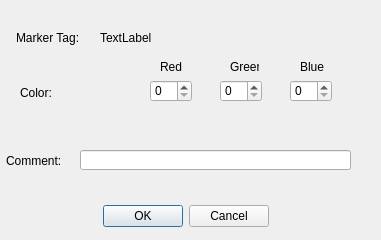
<?xml version="1.0" encoding="UTF-8"?>
<ui version="4.0">
 <class>MarkerPopup</class>
 <widget class="QDialog" name="MarkerPopup">
  <property name="geometry">
   <rect>
    <x>0</x>
    <y>0</y>
    <width>381</width>
    <height>240</height>
   </rect>
  </property>
  <property name="windowTitle">
   <string>Dialog</string>
  </property>
  <widget class="QDialogButtonBox" name="buttonBox">
   <property name="geometry">
    <rect>
     <x>10</x>
     <y>200</y>
     <width>351</width>
     <height>32</height>
    </rect>
   </property>
   <property name="layoutDirection">
    <enum>Qt::LeftToRight</enum>
   </property>
   <property name="orientation">
    <enum>Qt::Horizontal</enum>
   </property>
   <property name="standardButtons">
    <set>QDialogButtonBox::Cancel|QDialogButtonBox::Ok</set>
   </property>
   <property name="centerButtons">
    <bool>true</bool>
   </property>
  </widget>
  <widget class="QLineEdit" name="lineEdit">
   <property name="geometry">
    <rect>
     <x>80</x>
     <y>150</y>
     <width>271</width>
     <height>20</height>
    </rect>
   </property>
   <property name="readOnly">
    <bool>false</bool>
   </property>
   <property name="clearButtonEnabled">
    <bool>false</bool>
   </property>
  </widget>
  <widget class="QLabel" name="com_tag">
   <property name="geometry">
    <rect>
     <x>6</x>
     <y>150</y>
     <width>61</width>
     <height>21</height>
    </rect>
   </property>
   <property name="text">
    <string>Comment:</string>
   </property>
  </widget>
  <widget class="QLabel" name="mark_tag">
   <property name="geometry">
    <rect>
     <x>16</x>
     <y>30</y>
     <width>71</width>
     <height>16</height>
    </rect>
   </property>
   <property name="text">
    <string>Marker Tag:</string>
   </property>
  </widget>
  <widget class="QLabel" name="marker_name">
   <property name="geometry">
    <rect>
     <x>100</x>
     <y>30</y>
     <width>141</width>
     <height>16</height>
    </rect>
   </property>
   <property name="text">
    <string>TextLabel</string>
   </property>
  </widget>
  <widget class="QLabel" name="col_tag">
   <property name="geometry">
    <rect>
     <x>20</x>
     <y>82</y>
     <width>47</width>
     <height>21</height>
    </rect>
   </property>
   <property name="text">
    <string>Color:</string>
   </property>
  </widget>
  <widget class="QSpinBox" name="spinBox">
   <property name="geometry">
    <rect>
     <x>150</x>
     <y>80</y>
     <width>42</width>
     <height>22</height>
    </rect>
   </property>
   <property name="accelerated">
    <bool>true</bool>
   </property>
   <property name="maximum">
    <number>255</number>
   </property>
  </widget>
  <widget class="QSpinBox" name="spinBox_2">
   <property name="geometry">
    <rect>
     <x>220</x>
     <y>80</y>
     <width>42</width>
     <height>22</height>
    </rect>
   </property>
   <property name="accelerated">
    <bool>true</bool>
   </property>
   <property name="maximum">
    <number>255</number>
   </property>
  </widget>
  <widget class="QSpinBox" name="spinBox_3">
   <property name="geometry">
    <rect>
     <x>290</x>
     <y>80</y>
     <width>42</width>
     <height>22</height>
    </rect>
   </property>
   <property name="accelerated">
    <bool>true</bool>
   </property>
   <property name="maximum">
    <number>255</number>
   </property>
  </widget>
  <widget class="QWidget" name="color_disp" native="true">
   <property name="geometry">
    <rect>
     <x>60</x>
     <y>80</y>
     <width>51</width>
     <height>21</height>
    </rect>
   </property>
   <property name="autoFillBackground">
    <bool>true</bool>
   </property>
  </widget>
  <widget class="QLabel" name="label">
   <property name="geometry">
    <rect>
     <x>160</x>
     <y>60</y>
     <width>47</width>
     <height>13</height>
    </rect>
   </property>
   <property name="text">
    <string>Red</string>
   </property>
  </widget>
  <widget class="QLabel" name="label_2">
   <property name="geometry">
    <rect>
     <x>230</x>
     <y>60</y>
     <width>29</width>
     <height>13</height>
    </rect>
   </property>
   <property name="text">
    <string>Green</string>
   </property>
  </widget>
  <widget class="QLabel" name="label_3">
   <property name="geometry">
    <rect>
     <x>300</x>
     <y>60</y>
     <width>29</width>
     <height>13</height>
    </rect>
   </property>
   <property name="text">
    <string>Blue</string>
   </property>
  </widget>
 </widget>
 <resources/>
 <connections>
  <connection>
   <sender>buttonBox</sender>
   <signal>accepted()</signal>
   <receiver>MarkerPopup</receiver>
   <slot>accept()</slot>
   <hints>
    <hint type="sourcelabel">
     <x>248</x>
     <y>254</y>
    </hint>
    <hint type="destinationlabel">
     <x>157</x>
     <y>274</y>
    </hint>
   </hints>
  </connection>
  <connection>
   <sender>buttonBox</sender>
   <signal>rejected()</signal>
   <receiver>MarkerPopup</receiver>
   <slot>reject()</slot>
   <hints>
    <hint type="sourcelabel">
     <x>316</x>
     <y>260</y>
    </hint>
    <hint type="destinationlabel">
     <x>286</x>
     <y>274</y>
    </hint>
   </hints>
  </connection>
 </connections>
</ui>
